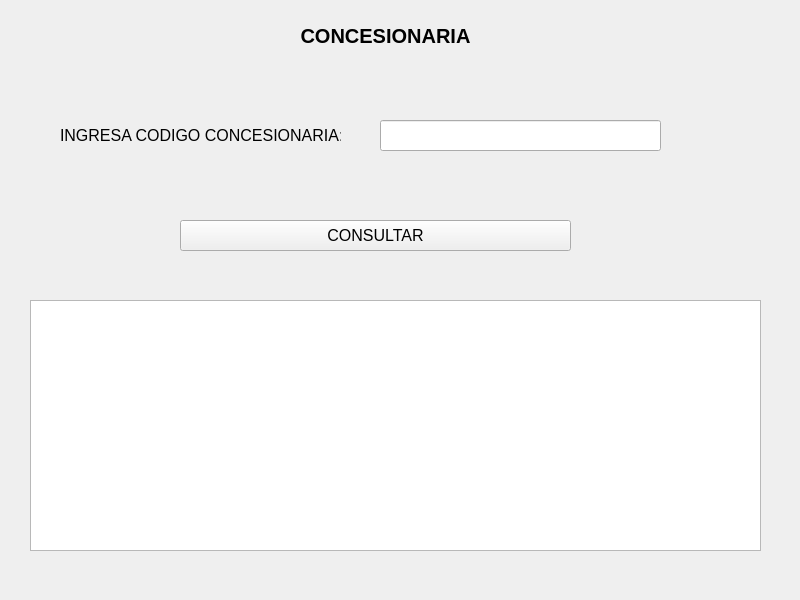
<?xml version="1.0" encoding="UTF-8"?>
<ui version="4.0">
 <class>MainWindow</class>
 <widget class="QMainWindow" name="MainWindow">
  <property name="geometry">
   <rect>
    <x>0</x>
    <y>0</y>
    <width>800</width>
    <height>600</height>
   </rect>
  </property>
  <property name="windowTitle">
   <string>MainWindow</string>
  </property>
  <widget class="QWidget" name="centralwidget">
   <widget class="QLineEdit" name="txtConcesionaria">
    <property name="geometry">
     <rect>
      <x>380</x>
      <y>120</y>
      <width>281</width>
      <height>31</height>
     </rect>
    </property>
   </widget>
   <widget class="QLabel" name="label">
    <property name="geometry">
     <rect>
      <x>190</x>
      <y>20</y>
      <width>391</width>
      <height>31</height>
     </rect>
    </property>
    <property name="font">
     <font>
      <pointsize>15</pointsize>
      <weight>75</weight>
      <bold>true</bold>
     </font>
    </property>
    <property name="text">
     <string>CONCESIONARIA</string>
    </property>
    <property name="alignment">
     <set>Qt::AlignCenter</set>
    </property>
   </widget>
   <widget class="QLabel" name="label_10">
    <property name="geometry">
     <rect>
      <x>60</x>
      <y>120</y>
      <width>281</width>
      <height>31</height>
     </rect>
    </property>
    <property name="font">
     <font>
      <pointsize>12</pointsize>
     </font>
    </property>
    <property name="text">
     <string>INGRESA CODIGO CONCESIONARIA:</string>
    </property>
   </widget>
   <widget class="QPushButton" name="btnConsultar">
    <property name="geometry">
     <rect>
      <x>180</x>
      <y>220</y>
      <width>391</width>
      <height>31</height>
     </rect>
    </property>
    <property name="font">
     <font>
      <pointsize>12</pointsize>
     </font>
    </property>
    <property name="text">
     <string>CONSULTAR</string>
    </property>
   </widget>
   <widget class="QTextBrowser" name="txtResultado">
    <property name="geometry">
     <rect>
      <x>30</x>
      <y>300</y>
      <width>731</width>
      <height>251</height>
     </rect>
    </property>
   </widget>
  </widget>
 </widget>
 <resources/>
 <connections/>
</ui>
